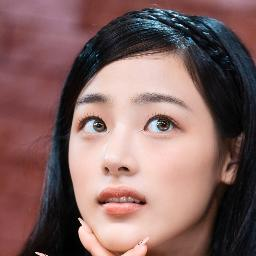
#> input picture dataset/test/images/E_0085_jpg.rf.9997a199d2e272202ef82a5c2ee10063.jpg, 256 x 256 px; its folder holds only this picture in this run
$ jupyter execute brightness_augment.ipynb   (shell and % lines are left out)
#> lines starting #> are read from the running program, lines starting #| are printed output that depends on the picture
[cell 1]
import cv2
import os
import shutil
import random
folders=list(filter(lambda x: "." not in x, os.listdir("dataset")))
def images(folder):
    return f"dataset/{folder}/images"

def labels(folder):
    return f"dataset/{folder}/labels"
AUG_FACTOR = 5
for folder in folders:
    img_dir = images(folder)
    lbl_dir = labels(folder)
    for filename in os.listdir(img_dir):
        img = cv2.imread(f"{img_dir}/{filename}")
#> img is the input picture: shape (256, 256, 3); mean B, G, R 97.7, 99.9, 131.2
        fname = os.path.splitext(filename)[0]

        for i in range(AUG_FACTOR):
            # 고정된 루프 대신 랜덤 범위 사용
            # Beta: -50 ~ 50 (어둡게도 만들어야 함, 너무 밝으면 정보 손실)
            beta = random.randint(-30, 30)

            # Alpha: 0.7 ~ 1.3 (미세한 변화)
            alpha = random.uniform(0.7, 1.3)

            brighter = cv2.convertScaleAbs(img, alpha=alpha, beta=beta)

            # 파일명에 랜덤 인덱스 부여
            new_fname = f"{fname}_aug_{i}"
            cv2.imwrite(f"{img_dir}/{new_fname}.jpg", brighter)
            shutil.copy(f"{lbl_dir}/{fname}.txt", f"{lbl_dir}/{new_fname}.txt")
#> this loop made 5 passes
#> pass 1, `brighter = cv2.convertScaleAbs(img, alpha=alpha, beta=beta)`:
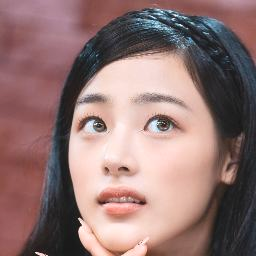
#> brighter: shape (256, 256, 3); mean B, G, R 115, 117, 146
#> pass 3, `brighter = cv2.convertScaleAbs(img, alpha=alpha, beta=beta)`:
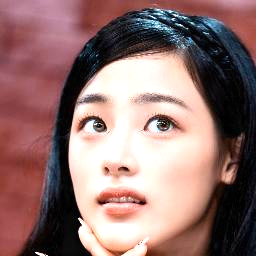
#> brighter: shape (256, 256, 3); mean B, G, R 111.4, 114, 146

$ run again, on dataset/test/images/E_0096_jpg.rf.a3189b81034fdb19b28322569be81206.jpg
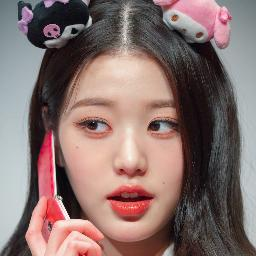
#> input picture dataset/test/images/E_0096_jpg.rf.a3189b81034fdb19b28322569be81206.jpg, 256 x 256 px
#> img is the input picture: shape (256, 256, 3); mean B, G, R 109.1, 112.2, 134.7
#> the loop `for i in range(AUG_FACTOR):` made 5 passes
#> pass 1, `brighter = cv2.convertScaleAbs(img, alpha=alpha, beta=beta)`:
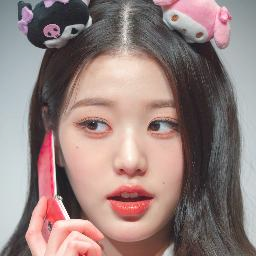
#> brighter: shape (256, 256, 3); mean B, G, R 125.6, 128.5, 149.3
#> pass 3, `brighter = cv2.convertScaleAbs(img, alpha=alpha, beta=beta)`:
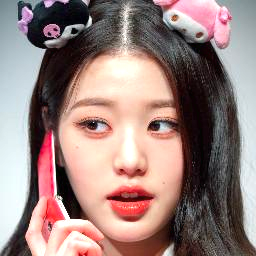
#> brighter: shape (256, 256, 3); mean B, G, R 125.5, 129.6, 153.7
